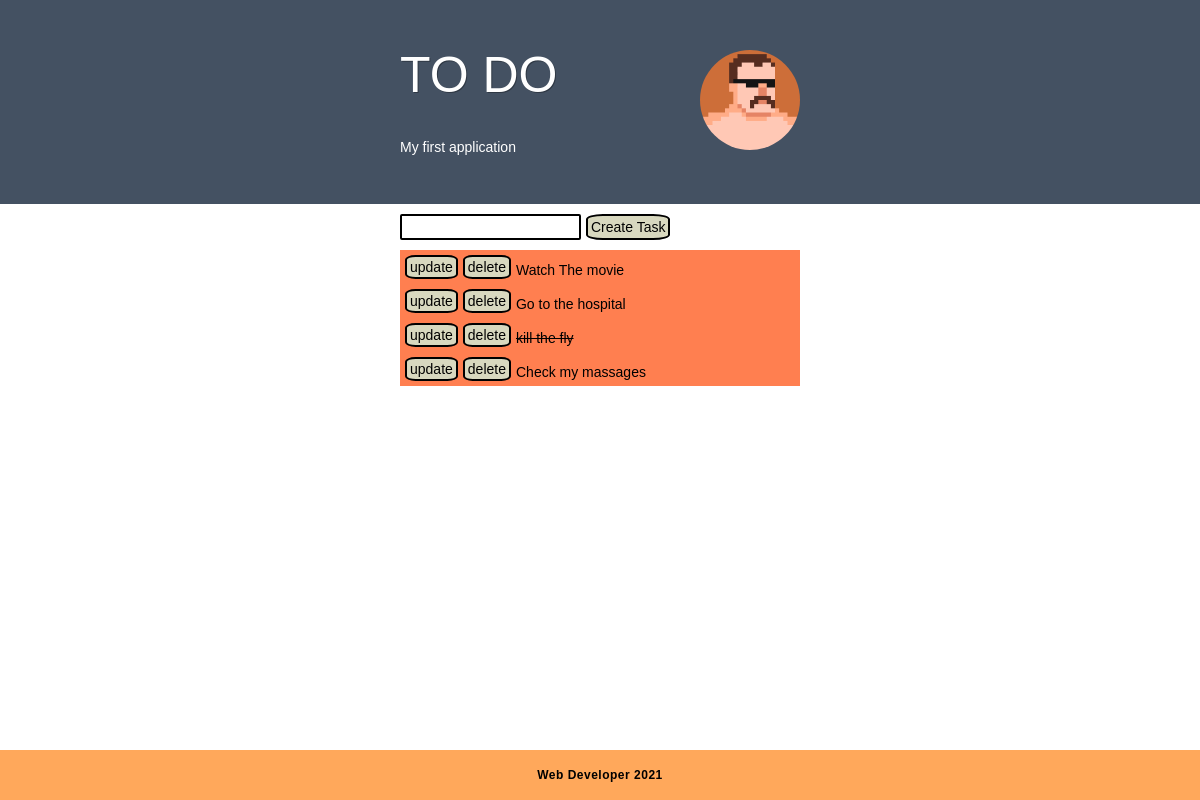
Before: / with the older database file.
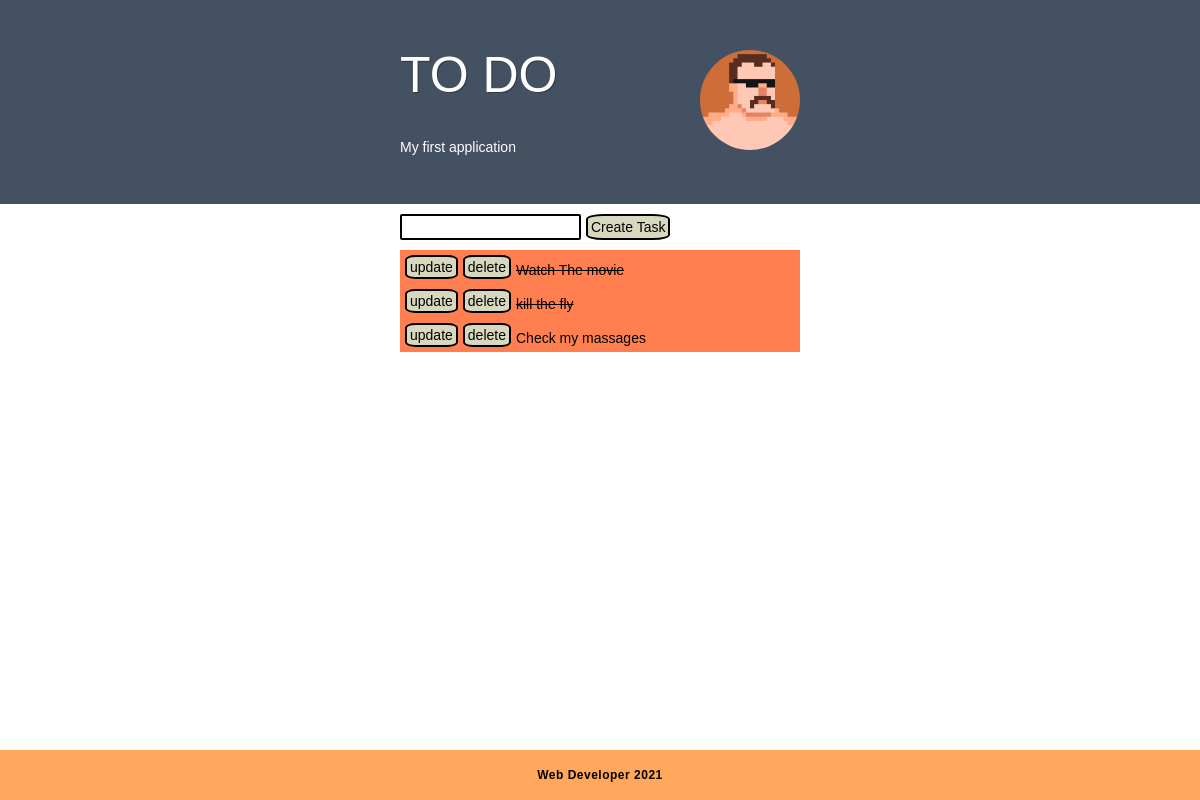
After: the same page with the newer database file.
### tasks/models.py (models this page shows)
class Task(models.Model):
    title = models.CharField(max_length=200)
    complete = models.BooleanField(default=False)
    created = models.DateTimeField(auto_now_add=True)
    def __str__(self):
        return self.title

### tasks/views.py (the view)
# urls.py: path('', views.index, name='home'),
def index(request):
    tasks = Task.objects.all()
    form = TaskForm()
    if request.method == 'POST':
        form = TaskForm(request.POST)
        if form.is_valid():
            form.save()  # в случае со связ формой
        return redirect('/')  # редирект
    context = {'tasks': tasks, 'form': form}
    return render(request, 'tasks/list.html', context)

### tasks/forms.py
class TaskForm(ModelForm):
    class Meta:
        model = Task
        fields = '__all__'

### tasks/templates/tasks/list.html (shortened to what this page needs)
{% extends "tasks/base.html" %} {%load static%} {% block content %}
<div class="wrapper">
    <div class="content">
        <div class="header">
            <div class="container">
                <div class="header__row">
                    <div class="header__body">
                        <div class="header__title">TO DO</div>
                        <div class="header__text">My first application</div>
                    </div>
                    <div class="header__image">
                        <img class="img" src="{% static 'img/ava_ivar1000.png' %}" alt="">
                    </div>
                </div>
            </div>
        </div>
        <div class="form">
            <div class="container">
                <form action="{% url 'home' %}" class="form__row form" method="POST">
                    <div class="form__field">
                        {{ form.title }}
                    </div>
                    <button class="form__button button" type="submit">Create Task</button>
                </form>
            </div>
        </div>
        <div class="tasks">
            <div class="container">
                {% for task in tasks %}
                <div class="tasks__row">
                    <div class="tasks__body">
                        <a class="tasks__button button" href="{% url 'update_task' task.id %}">update</a>
                        <a class="tasks__button button" href="{% url 'delete_task' task.id %}">delete</a>
                        <div class="tasks__text">
                            {% if task.complete %}
                            <del>{{ task }}</del> {% else %}
                            <span>{{ task }}</span> {% endif %}
                        </div>
                    </div>
                </div>
                {% endfor %}
            </div>
        </div>
    </div>
    <footer class="footer">
        <div class='container'>
            <div class="footer__row">
                <div class="footer__text">Web Developer 2021</div>
            </div>
        </div>
    </footer>
</div>
{% endblock %}

Changed rows visible on the page:
removed Task: title "Go to the hospital"
changed Task "Watch The movie": complete False → True (drawn)
